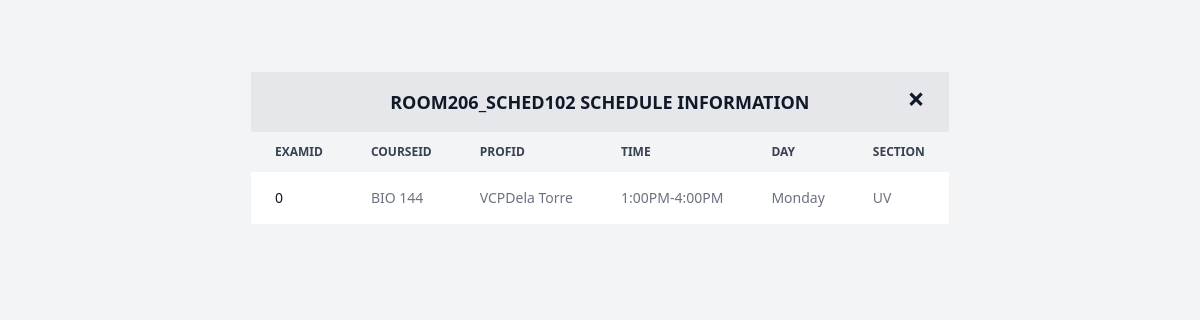
The app's page /build/fetch_rooms.php?room_key=Room206_sched102 with its own data.
### tables this page shows
CREATE TABLE `roomsched` (
  `SchedID` varchar(20) NOT NULL,
  `RoomNumber` varchar(20) DEFAULT NULL,
  `ExamID` varchar(15) NOT NULL,
  `CourseID` varchar(15) NOT NULL,
  `ProfID` varchar(15) NOT NULL,
  `Time` varchar(20) NOT NULL,
  `Day` varchar(15) NOT NULL,
  `Section` varchar(15) NOT NULL
);

### build/fetch_rooms.php (the view, shortened to what this page needs)
<!DOCTYPE html>
<html>
<head>
    <script src="https://cdn.tailwindcss.com"></script>
    <link rel="stylesheet" href="css/style.css">
    <link href="https://cdnjs.cloudflare.com/ajax/libs/flowbite/2.3.0/flowbite.min.css" rel="stylesheet" />
</head>
<body class="bg-gray-100 dark:bg-gray-900 flex items-center justify-center min-h-screen">
<?php
$servername = "localhost";
$username = "root";
$password = "";
$dbname = "racedatabase";
$conn = new mysqli($servername, $username, $password, $dbname);
if (isset($_GET['room_key'])) {
    $room_key = $conn->real_escape_string($_GET['room_key']);
    $sql = "SELECT ExamID, CourseID, ProfID, Time, Day, Section FROM roomsched WHERE SchedID LIKE '$room_key%'";
    $result = $conn->query($sql);
    if ($result->num_rows > 0) {
        echo "<div style='margin-top:-42%'>";
        echo "<div id='schedule-table' class='relative z-50 overflow-x-auto w-full max-w-4xl mx-auto table-container'>
                <table class='w-full text-sm text-left rtl:text-right text-gray-500 dark:text-gray-400'>
                    <thead class='text-xs text-gray-700 uppercase bg-gray-100 dark:bg-gray-700 dark:text-gray-400'>
                        <tr>
                            <th colspan='6' class='px-6 py-4 text-lg font-bold text-center text-gray-900 bg-gray-200 dark:bg-gray-800 dark:text-white relative'>
                            $room_key Schedule Information
                                <button onclick='closeTable()' class='absolute top-[45%] right-4 transform -translate-y-1/2 text-gray-900 dark:text-white text-3xl p-2 hover:text-red-700'>
                                    &times;
                                </button>
                            </th>
                        </tr>
                        <tr>
                            <th scope='col' class='px-6 py-3'>ExamID</th>
                            <th scope='col' class='px-6 py-3'>CourseID</th>
                            <th scope='col' class='px-6 py-3'>ProfID</th>
                            <th scope='col' class='px-6 py-3'>Time</th>
                            <th scope='col' class='px-6 py-3'>Day</th>
                            <th scope='col' class='px-6 py-3'>Section</th>
                        </tr>
                    </thead>
                    <tbody>";
        while($row = $result->fetch_assoc()) {
            echo "<tr class='bg-white dark:bg-gray-800'>
                    <td class='px-6 py-4 font-medium text-gray-900 whitespace-nowrap dark:text-white'>" . $row["ExamID"] . "</td>
                    <td class='px-6 py-4'>" . $row["CourseID"] . "</td>
                    <td class='px-6 py-4'>" . $row["ProfID"] . "</td>
                    <td class='px-6 py-4'>" . $row["Time"] . "</td>
                    <td class='px-6 py-4'>" . $row["Day"] . "</td>
                    <td class='px-6 py-4'>" . $row["Section"] . "</td>
                </tr>";
        }
        echo "</tbody>
                </table>
              </div>";
    } else {
        echo "<p class='text-gray-700 dark:text-gray-400'>No results found for room key $room_key.</p>";
    }
} else {
    echo "<p class='text-gray-700 dark:text-gray-400'>No room key provided.</p>";
}
?>
</body>
</html>

### build/css/style.css (style rules this page uses)
html, :host { line-height: 1.5; -webkit-text-size-adjust: 100%; -moz-tab-size: 4; -o-tab-size: 4; tab-size: 4; font-family: ui-sans-serif, system-ui, sans-serif, "Apple Color Emoji", "Segoe UI Emoji", "Segoe UI Symbol", "Noto Color Emoji"; font-feature-settings: normal; font-variation-settings: normal; -webkit-tap-highlight-color: transparent; }
body { margin: 0; line-height: inherit; }
table { text-indent: 0; border-color: inherit; border-collapse: collapse; }
button, input, optgroup, select, textarea { font-family: inherit; font-feature-settings: inherit; font-variation-settings: inherit; font-size: 100%; font-weight: inherit; line-height: inherit; letter-spacing: inherit; color: inherit; margin: 0; padding: 0; }
button, select { text-transform: none; }
button, input:where([type='button']), input:where([type='reset']), input:where([type='submit']) { -webkit-appearance: button; background-color: transparent; background-image: none; }
button, [role="button"] { cursor: pointer; }
.absolute { position: absolute; }
.relative { position: relative; }
.mx-auto { margin-left: auto; margin-right: auto; }
.flex { display: flex; }
.min-h-screen { min-height: 100vh; }
.w-full { width: 100%; }
.max-w-4xl { max-width: 56rem; }
.items-center { align-items: center; }
.p-2 { padding: 0.5rem; }
.text-center { text-align: center; }
.font-bold { font-weight: 700; }

### build/fetch_rooms.php (style rules this page uses)
.table-container { max-height: 470px; overflow-y: auto; transform: scale(0.8); opacity: 0; animation: growIn 0.5s forwards; }
.table-container table { width: 100%; }
.table-container td, .table-container th { white-space: nowrap; }
.table-container { font-size: 1rem; }

### records on screen
roomsched: ExamID "0", CourseID "BIO 144", ProfID "VCPDela Torre", Time "1:00PM-4:00PM", Day "Monday", Section "UV"

### other values on screen
$room_key "ROOM206_SCHED102"
